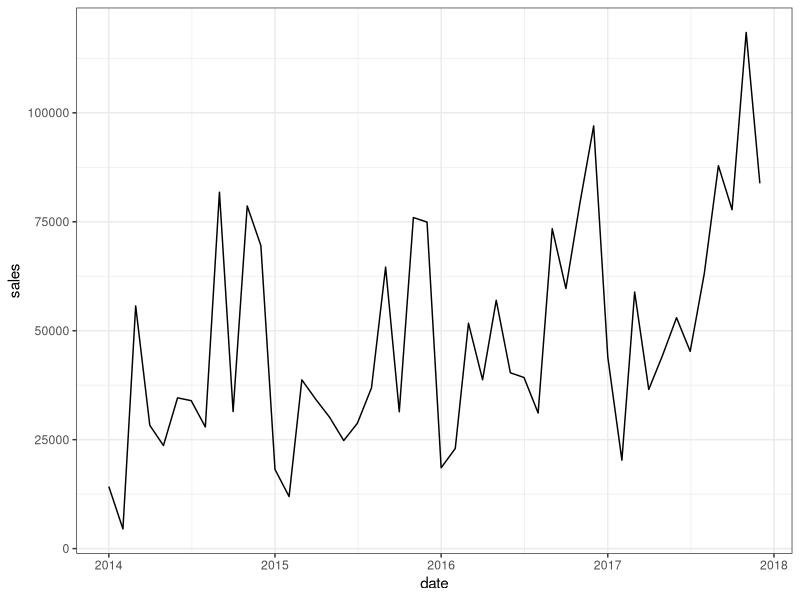
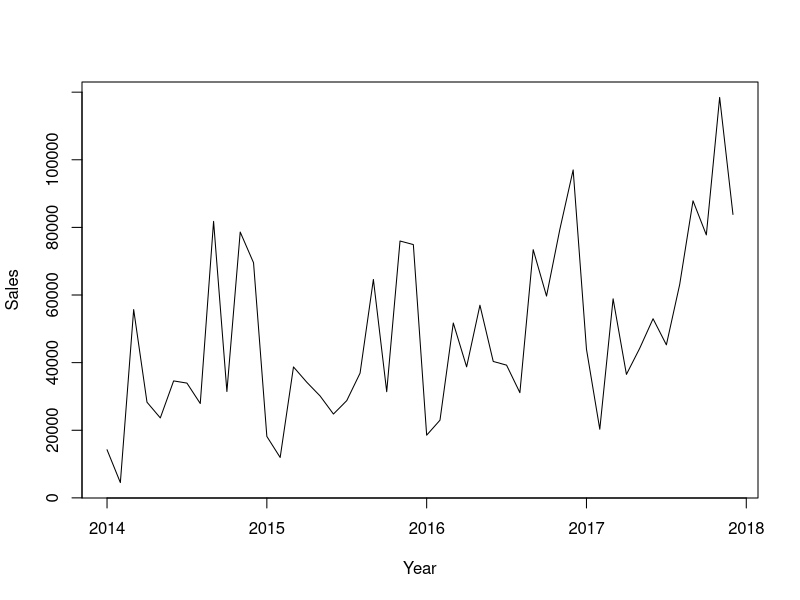
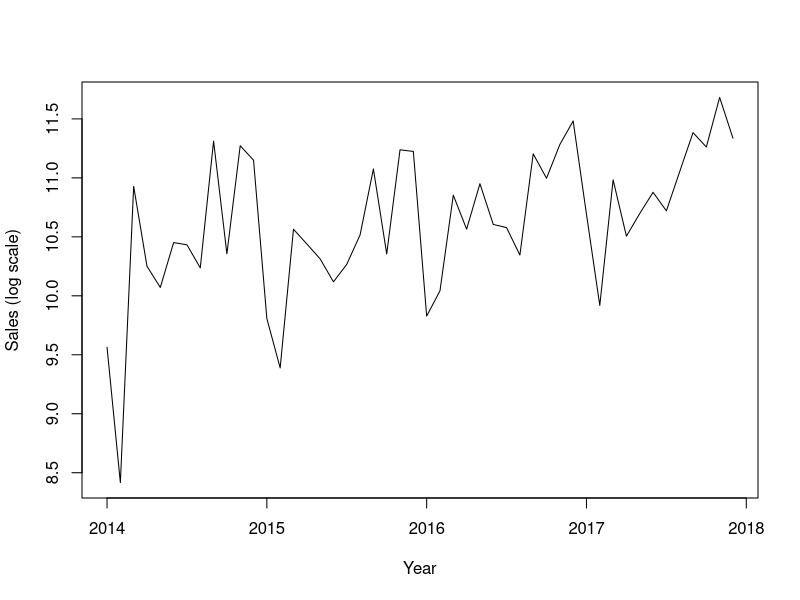
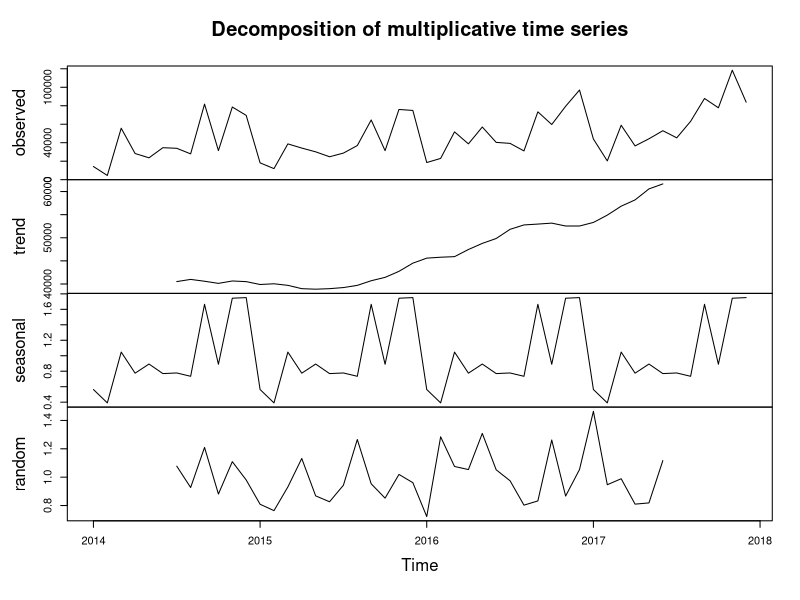
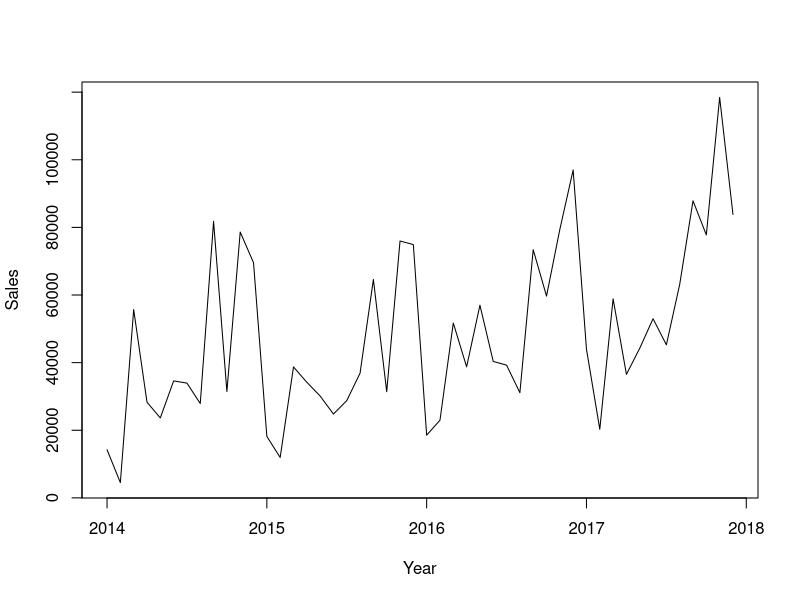
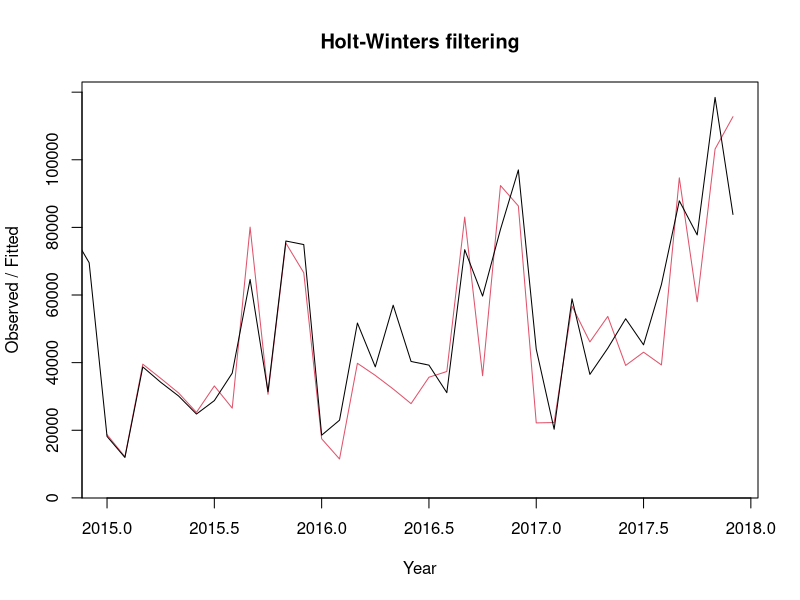
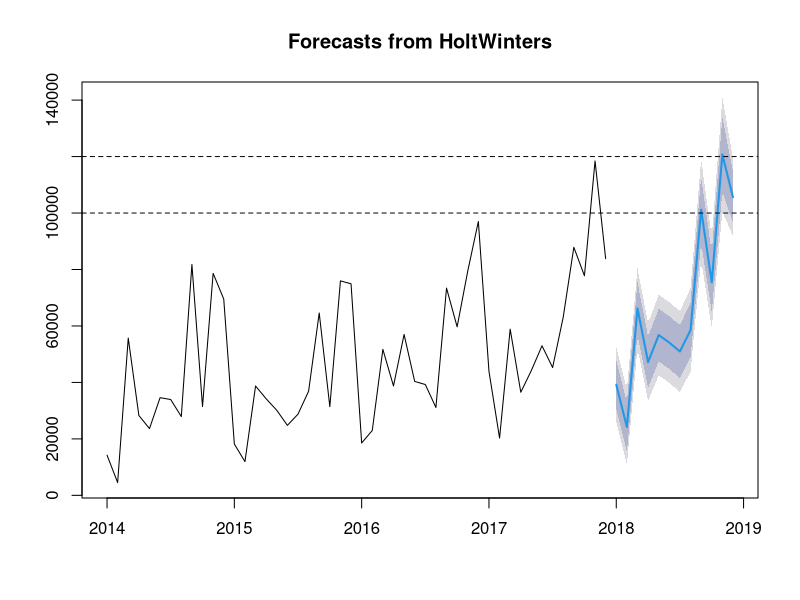

The R source for these figures, in order:
#load packages
library(tidyverse)
library(readxl)
#time series
library(TTR)
library(forecast)

#read in data
all_sales <- read_xlsx("data/sales by month.xlsx", 
                            sheet = 1 )

glimpse(all_sales)

#group by month 
monthly_sales <- all_sales %>% 
  group_by(year = year(`Order Date`), month = month(`Order Date`)) %>%
  summarise(sales = sum(Sales), profit = sum(Profit))

glimpse(monthly_sales)

#create a date column from month and year
monthly_sales$date <- as.Date(paste("1", as.character(monthly_sales$month), 
                                    as.character(monthly_sales$year), 
                                    sep = " "), format= "%d %m %Y")

#plot line graph of sales
ggplot(data = monthly_sales, aes(x = date, y = sales)) +
  geom_path() + 
  theme_bw()


#create a time series
monthly_sales_time_series <- ts(monthly_sales$sales, frequency = 12, 
                                start = c(2014,1))

#plot time series
#can see Sept, Nov-Dec are higher each year
#not quite additive because sales are getting higher in 2017
plot.ts(monthly_sales_time_series, xlab = "Year", ylab = "Sales")

#try log transform
#looks more additive (apart from Feb 2014 exception)
log_monthly_sales_time_series <- log(monthly_sales_time_series)
plot.ts(log_monthly_sales_time_series, xlab = "Year", ylab = "Sales (log scale)")

#this series has a seasonal element, try decomposing
monthly_sales_time_series_components <- 
  decompose(monthly_sales_time_series, type = "multiplicative")

#flat between 2014 and 2015, then steady increase
plot(monthly_sales_time_series_components)

#plot the trend without the seasonal element 
monthly_sales_time_series_seasonally_adjusted <- 
  monthly_sales_time_series - monthly_sales_time_series_components$seasonal

plot(monthly_sales_time_series_seasonally_adjusted, xlab = "Year", 
     ylab = "Sales")

#use Holt Winters for forecasts 
#alpha is 0.06 meaning past/recent data used equally
#beta is 0.05 meaning the trend slope doesn't change much over time
#gamma is 0.54 meaning the estimate of seasonal component uses more recent data
#s9, s11, s12 are highest - Sep/Nov/Dec as we saw, s2(Feb) is lowest
monthly_sales_time_series_forecasts <- 
  HoltWinters(monthly_sales_time_series, seasonal = "multiplicative")

monthly_sales_time_series_forecasts

#plot to see original vs predictions
#not bad but looks better earlier on
plot(monthly_sales_time_series_forecasts, xlab = "Year")

#forecast next year worth of sales
monthly_sales_time_series_forecasts_future <- 
  forecast(monthly_sales_time_series_forecasts, h = 12)

#plot forecast
plot(monthly_sales_time_series_forecasts_future)
abline(a=100000, b = 0, lty = 2)
abline(a=120000, b = 0, lty = 2)
